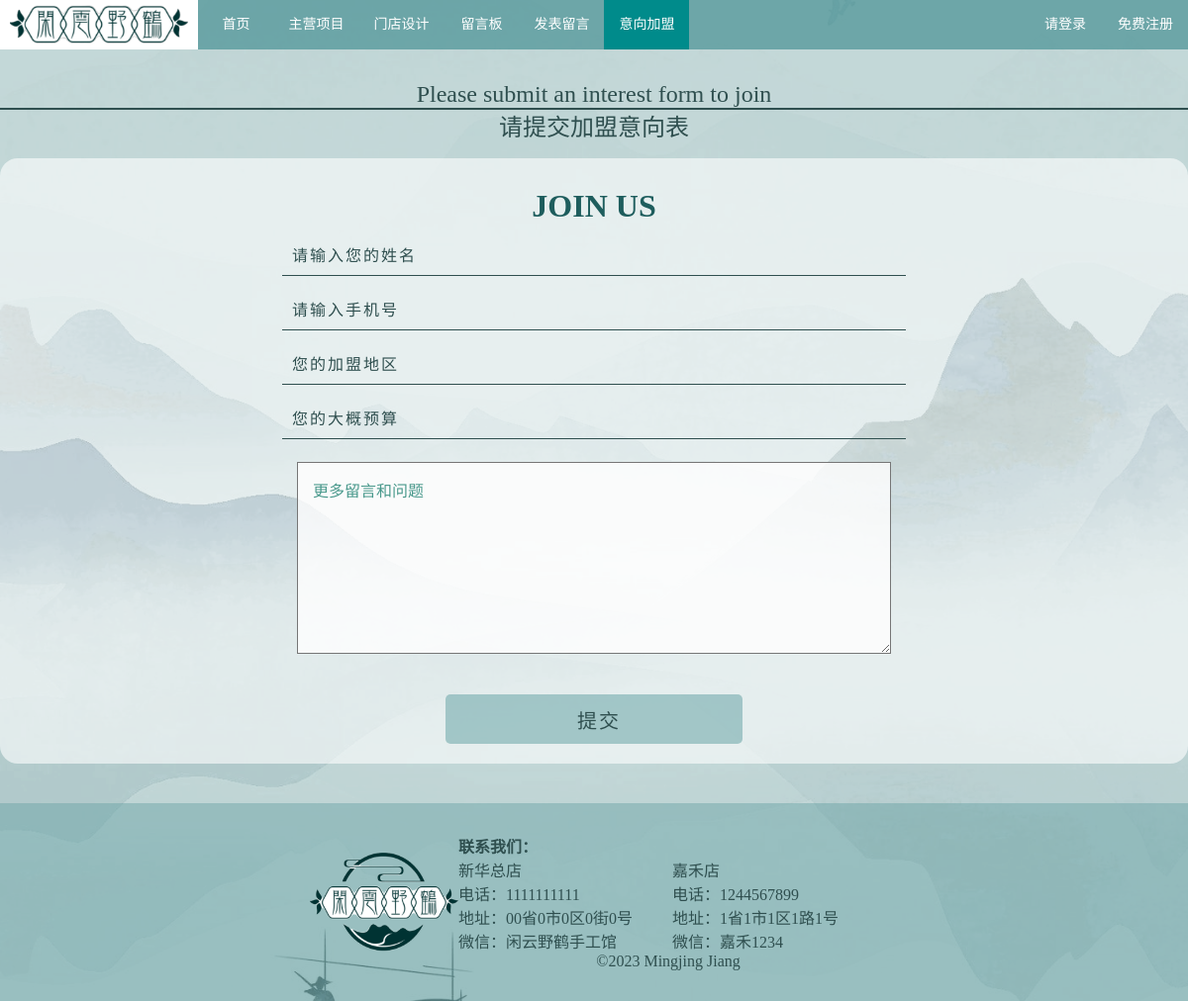
Screenshot of /home/加盟/加盟.php with the database file from the repository.
### tables this page shows
CREATE TABLE IF NOT EXISTS `contact` (
  `id` int(20) NOT NULL AUTO_INCREMENT,
  `name` varchar(30) NOT NULL,
  `tell` bigint(80) NOT NULL COMMENT '电话',
  `address` text NOT NULL COMMENT '地址',
  `wechat` varchar(30) DEFAULT NULL,
  PRIMARY KEY (`id`)
);

### home/加盟/加盟.php (the view, shortened to what this page needs)
<?php
include '../../public/common/config.php';
include '../../public/common/navbar.php';
$sql1 = "SELECT * FROM contact";
$rst1 = mysqli_query($conn, $sql1);
?>
<!DOCTYPE html>
<html lang="zh-CN">
<head>
    <link rel="stylesheet" href="../留言/留言.css" />
    <link rel="stylesheet" href="../css/base.css" />
    <link rel="stylesheet" href="../css/common.css" />
    <link rel="stylesheet" href="../css/互动.css" />
</head>
<body>
    <?php echo getNavbarJoin('join'); ?>
    <div align="center" style="background-color: rgb(95, 158, 160, 0.3);padding-bottom: 20px;padding-top:30px;">
        <div class="contexta2" style="margin-bottom: 10px;">
            <div class="context2">
                <font size="5px" face="bookman old style" color="#2F4F4F">
                    <div class="titlea">Please submit an interest form to join</div>
                </font>
                <div class="line"></div>
                <font size="5px" face="宋体" color="#2F4F4F">
                    <div class="titlea">请提交加盟意向表</div>
                </font>
            </div>
        </div>
        <div class="middle4">
            <form action="insert.php" method="post">
                <div class="register-box" style="margin-top: 30px;">
                    <h1>JOIN US</h1>
                    <div style="width:900px;height:440px;margin:10px auto;font-size:20px;margin-top:5px;">
                        <input type="text" name="name" placeholder="请输入您的姓名">
                        <input name="tell" placeholder="请输入手机号">
                        <input type="text" name="address" placeholder="您的加盟地区">
                        <input type="text" name="budget" placeholder="您的大概预算">
                        <textarea class="post" align="center" name="content" rows="9" color="#2F4F4F" placeholder="更多留言和问题" style="width:600px; padding: 15px;font-size: 16px;"></textarea>
                    </div>
                </div>
                <input type="submit" value="提交" class="btn" style="width: 300px;height:50px;margin:20px auto;font-size:20px;margin-top: 20px;">
            </form>
        </div>
    </div>
    <div align="center" style="background-color: rgb(95, 158, 160, 0.6);">
        <div class="bottom" style="margin:0;">
            <img src="../img/QQ图片20220506135349.png" width="150px" height="100px" />
            <font face="楷体" size="3" color="#2F4F4F">
                <div style="text-align:left;"><b>联系我们：</b></div>
                <div>
                    <?php
                    while ($row1 = mysqli_fetch_assoc($rst1)) {
                        echo "<div style='text-align: left;float:left;margin-right:40px;'><p>" . htmlspecialchars($row1['name'], ENT_QUOTES, 'UTF-8') . "</p>";
                        echo "<p>电话：" . htmlspecialchars($row1['tell'], ENT_QUOTES, 'UTF-8') . "</p>";
                        echo "<p>地址：" . htmlspecialchars($row1['address'], ENT_QUOTES, 'UTF-8') . "</p>";
                        echo "<p>微信：" . htmlspecialchars($row1['wechat'], ENT_QUOTES, 'UTF-8') . "</p></div>";
                    }
                    ?>
                </div>
                <div style="margin-top:10px;">©2023 Mingjing Jiang</div>
            </font>
        </div>
    </div>
</body>
</html>

### home/留言/留言.css (style rules this page uses)
.btn { width: 110px; height: 60px; margin-top:40px ; background-color: rgb(95, 158, 160, 0.5); outline: none; color: #2F4F4F; letter-spacing: 2px; border: none; cursor: pointer; border-radius: 5px; }
.post { width: 900px; margin: 15px; background: rgba(255, 255, 255, 0.8); display: flex; align-items: center; justify-content: center; }
textarea::placeholder { color: rgb(72, 152, 139); font-size: 16px; }
h1 { color: #1e5d5d; }

### home/css/base.css (style rules this page uses)
img { border: 0; vertical-align: middle; }

### home/css/common.css (style rules this page uses)
* { margin: 0; padding: 0; box-sizing: border-box; }
img { border: 0; vertical-align: middle; }
button, input { font-family: 'Microsoft YaHei', 'Heiti SC', tahoma, arial, 'Hiragino Sans GB', \\5B8B\4F53, sans-serif; outline: none; }

### home/css/互动.css (style rules this page uses)
body { background-image: url(../img/背景1.png); background-position: center center; background-size: cover; background-attachment: fixed; background-color: rgba(255, 255, 255, 0.7) }
.line { height: 3px; margin: 0; padding: 0; align-content: center; display: flex; align-items: center; justify-content: center; border-bottom: 2px solid #2F4F4F; }
.titlea { height: 25px; font-family:"宋体"; font-size: 24px; margin-top: 3px; display: flex; align-items: center; justify-content: center; }
.bottom { height: 200px; width: 1200px; display: flex; justify-content: center; align-items: center; margin-top: 30px; }
.contexta2 { height: 70px; width: 1200px; padding: 0; border: 0; display: flex; align-items: center; justify-content: center; }
.context2 { height: 70px; margin: 0; padding: 0; border: 0; width: 1200px; align-items: center; }
.middle4 { width: 1200px; margin-bottom: 20px; background: rgba(255, 255, 255, 0.6); display: flex; align-items: center; justify-content: center; border-radius: 18px; }

### home/加盟/加盟.php (style rules this page uses)
input { background-color: transparent; width: 70%; color: #2F4F4F; border: none; border-bottom: 1px solid #2F4F4F; padding: 10px 0; text-indent: 10px; margin: 8px 0; font-size: 16px; letter-spacing: 2px; }
input::placeholder { color: #2F4F4F; }
textarea::placeholder { color: rgb(72, 152, 139); font-size: 16px; }

### rows the page displays
contact: name "新华总店", tell "1111111111", address "00省0市0区0街0号", wechat "闲云野鹤手工馆"
contact: name "嘉禾店", tell "1244567899", address "1省1市1区1路1号", wechat "嘉禾1234"

### other values shown
$item['name'] "首页"
$item['name'] "主营项目"
$item['name'] "门店设计"
$item['name'] "留言板"
$item['name'] "发表留言"
$item['name'] "意向加盟"
